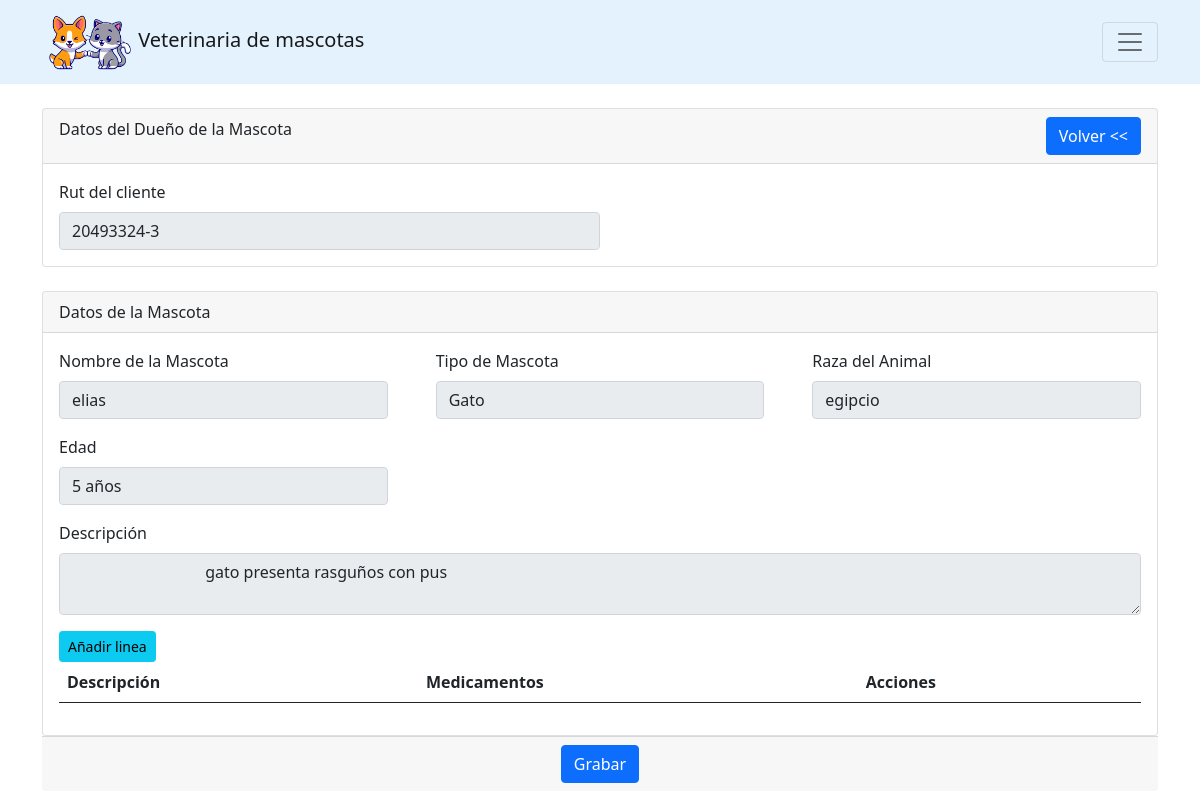
Page /atenciones/atender/2 (signed in) on the committed database.
### tables this page shows
CREATE TABLE cliente (id INTEGER PRIMARY KEY AUTOINCREMENT, name VARCHAR NOT NULL, apellido VARCHAR NOT NULL, cli_rut VARCHAR NOT NULL, telefono VARCHAR NOT NULL, direccion VARCHAR NOT NULL, email VARCHAR UNIQUE NOT NULL);

CREATE TABLE animal (id INTEGER PRIMARY KEY AUTOINCREMENT, a_nombre VARCHAR (1, 45) NOT NULL, tipo_animal_id VARCHAR REFERENCES tipo_animal (tipo) NOT NULL, raza VARCHAR NOT NULL, edad VARCHAR NOT NULL, chip VARCHAR (15, 15), descripcion VARCHAR NOT NULL, ingreso DATETIME NOT NULL, cliente_id INT REFERENCES cliente (id) NOT NULL, estado_animal_id INT REFERENCES estado_animal (id) DEFAULT (1));

CREATE TABLE tipo_animal (id INTEGER PRIMARY KEY AUTOINCREMENT, tipo VARCHAR NOT NULL);

### index.py (the view, shortened to what this page needs)
@app.route("/atenciones/atender/<id>", methods=['GET', 'POST']) #decorador
@validar_sesion
def atender(id):
    metodo = request.method
    conn = get_db_connection()
    mascota = conn.execute(
        "SELECT * FROM get_animal_all WHERE id = ?", (id,)
    ).fetchone()
    if(metodo == 'GET'):
        if mascota is None:
            return 404
        conn.execute(
        "UPDATE animal SET estado_animal_id = 2 WHERE id = ?", (id,)
        )
        conn.commit()
        return render_template('atenciones_atender.html', mascota=mascota)
    return 404

### index.py (called while the page is built)
def get_db_connection():
    conn = sqlite3.connect('mywebsite/instance/database.sqlite')
    conn.row_factory = sqlite3.Row
    return conn

### templates/atenciones_atender.html (shortened to what this page needs)
{%extends 'layoutVeterinario.html'%}
{% block body%}
<div class="container">
    <div class="mt-4">
        <div class="card">
            <div class="card-header">
                <div class="row">
                    <div class="col-sm-6">
                        Datos del Dueño de la Mascota
                    </div>
                    <div class="col-sm-6" style="text-align: right;">
                        <a class="btn btn-primary" href="/atenciones">Volver << </a>
                    </div>
                </div>
            </div>
            <div class="card-body">
                <div class="col-md-12 ">
                    <div class="col-sm-6">
                        <label for="inputRut" class="form-label">Rut del cliente</label>
                        <input type="text" name="cli_rut" class="form-control" value="{{mascota.cli_rut}}" readonly>
                    </div>
                </div>
            </div>
        </div>
        <form action="/atenciones/atender/{{mascota.id}}" method="POST">
            <div class="card mt-4">
                <div class="card-header">
                    <div class="row">
                        <div class="col-sm-6">
                            Datos de la Mascota
                        </div>
                    </div>
                </div>
                <div class="card-body">
                    <div class="col-md-12 ">
                        <div class="row gx-5 mb-3">
                            <div class="col-sm-4">
                                <label for="inputTipoMascota" class="form-label">Nombre de la Mascota</label>
                                <input type="text" name='a_nombre' class="form-control" id="inputNombreMascota"
                                    value="{{mascota.a_nombre}}" readonly>
                            </div>
                            <div class="col-sm-4">
                                <label for="inputTipoMascota" class="form-label">Tipo de Mascota</label>
                                <input type="text" name='tipo' class="form-control" id="inputTipoMascota"
                                    value="{{mascota.tipo}}" readonly>
                            </div>
                            <div class="col-sm-4">
                                <label for="inputRazaAnimal" class="form-label">Raza del Animal</label>
                                <input type="text" name="raza" class="form-control" id="inputRaza"
                                    value="{{mascota.raza}}" readonly>
                            </div>
                        </div>
                        <div class="row gx-5 mb-3">
                            <div class="col-md-4">
                                <label for="inputEdad" class="form-label">Edad</label>
                                <input type="text" name="edad" class="form-control" maxlength="50" id="inputEdad"
                                    value="{{mascota.edad}}" readonly>
                            </div>
                        </div>
                        <div class="col-mb-6">
                            <label for="floatingTextarea" class="form-label">Descripción</label>
                            <textarea class="form-control" name="descripcion" placeholder="Ingrese la descripción aquí"
                                readonly id="floatingTextarea">
                                {{mascota.descripcion}}
                            </textarea>
                        </div>
                        <button class="btn btn-sm btn-info mt-3" type="button" id="add-row">Añadir linea</button>
                        <div class="table-responsive">
                            <table class="table" id="datatable">
                                <thead>
                                    <tr>
                                        <th>Descripción</th>
                                        <th>Medicamentos</th>
                                        <th>Acciones</th>
                                    </tr>
                                </thead>
                            </table>
                        </div>
                    </div>
                </div>
            </div>
            <div class="card-footer" style="text-align: center;">
                <button type="submit" class="btn btn-primary">Grabar</button>
            </div>
        </form>
    </div>
</div>
{% endblock %}

### rows in the picture
cliente: cli_rut "20493324-3"
animal: a_nombre "elias", raza "egipcio", edad "5 años", descripcion "gato presenta rasguños con pus"
tipo_animal: tipo "Gato"
